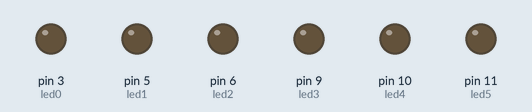
The sketch below on a simulated Arduino Uno, built with avr-gcc and run on an emulated ATmega328P. Shown: output pins drawn as LEDs (lit = HIGH).

Above: at 0.05 s.
At 1.5 s:
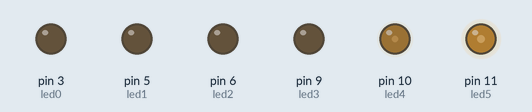
At 3.0 s:
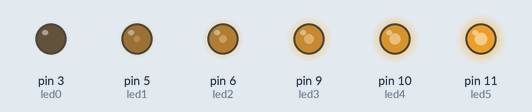
At 4.5 s:
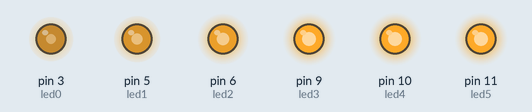
At 6.0 s:
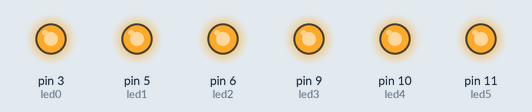
Timing chart, 0 to 7.8 s (numbered marks = the images above):
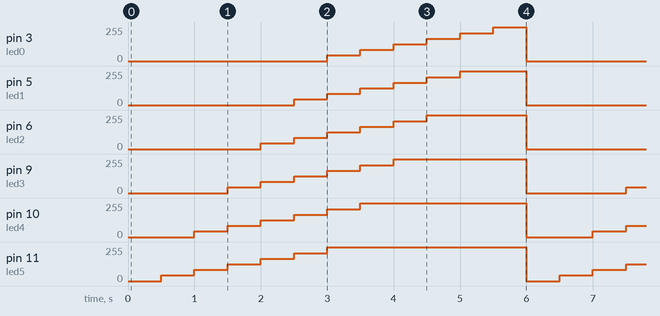

Measured:
- by itself, pin 5 (led1): repeats every 6.0 s: 84/255 0.50 s, 126/255 0.50 s, 168/255 0.50 s, 210/255 0.50 s, 254/255 1.0 s, 0/255 2.5 s, 42/255 0.50 s
- by itself, pin 6 (led2): repeats every 6.0 s: 84/255 0.50 s, 126/255 0.50 s, 168/255 0.50 s, 210/255 0.50 s, 254/255 1.5 s, 0/255 2.0 s, 42/255 0.50 s

The sketch:

Prog.02.ino
```cpp
/**********************************************************************************
**                                                                               **
**                                                      TÍTOL: Fade LEDS Prog.02 **
**                                                                               **
**   NOM: Dennis Garcia                                       DATA: 25/02/2019   **
**********************************************************************************/

//********** Includes *************************************************************
//********** Variables ************************************************************
const int led0 = 3;          // donar nom al pin 3 de l’Arduino
const int led1 = 5;          // donar nom al pin 5 de l’Arduino
const int led2 = 6;          // donar nom al pin 6 de l’Arduino
const int led3 = 9;          // donar nom al pin 9 de l’Arduino
const int led4 = 10;         // donar nom al pin 10 de l’Arduino
const int led5 = 11;         // donar nom al pin 11 de l’Arduino
int velocitat = 500;         // velocitat de l'acció en ms

//********** Setup ****************************************************************
void setup()
{
  pinMode(led0, OUTPUT);     // definir el pin 3 com una sortida
  pinMode(led1, OUTPUT);     // definir el pin 5 com una sortida
  pinMode(led2, OUTPUT);     // definir el pin 6 com una sortida
  pinMode(led3, OUTPUT);     // definir el pin 9 com una sortida
  pinMode(led4, OUTPUT);     // definir el pin 10 com una sortida
  pinMode(led5, OUTPUT);     // definir el pin 11 com una sortida
}

//********** Loop *****************************************************************
void loop()
{
  analogWrite(led0, 0);
  analogWrite(led1, 0);
  analogWrite(led2, 0);
  analogWrite(led3, 0);
  analogWrite(led4, 0);
  analogWrite(led5, 0);

  delay(velocitat);          // es queden leds velocitat ms en aquest estat

  analogWrite(led0, 0);
  analogWrite(led1, 0);
  analogWrite(led2, 0);
  analogWrite(led3, 0);
  analogWrite(led4, 0);
  analogWrite(led5, 42);

  delay(velocitat);           // es queden leds velocitat ms en aquest estat

  analogWrite(led0, 0);
  analogWrite(led1, 0);
  analogWrite(led2, 0);
  analogWrite(led3, 0);
  analogWrite(led4, 42);
  analogWrite(led5, 84);

  delay(velocitat);           // es queden leds velocitat ms en aquest estat

  analogWrite(led0, 0);
  analogWrite(led1, 0);
  analogWrite(led2, 0);
  analogWrite(led3, 42);
  analogWrite(led4, 84);
  analogWrite(led5, 126);

  delay(velocitat);           // es queden leds velocitat ms en aquest estat

  analogWrite(led0, 0);
  analogWrite(led1, 0);
  analogWrite(led2, 42);
  analogWrite(led3, 84);
  analogWrite(led4, 126);
  analogWrite(led5, 168);

  delay(velocitat);           // es queden leds velocitat ms en aquest estat

  analogWrite(led0, 0);
  analogWrite(led1, 42);
  analogWrite(led2, 84);
  analogWrite(led3, 126);
  analogWrite(led4, 168);
  analogWrite(led5, 210);

  delay(velocitat);           // es queden leds velocitat ms en aquest estat

  analogWrite(led0, 42);
  analogWrite(led1, 84);
  analogWrite(led2, 126);
  analogWrite(led3, 168);
  analogWrite(led4, 210);
  analogWrite(led5, 254);

  delay(velocitat);           // es queden leds velocitat ms en aquest estat

  analogWrite(led0, 84);
  analogWrite(led1, 126);
  analogWrite(led2, 168);
  analogWrite(led3, 210);
  analogWrite(led4, 254);
  analogWrite(led5, 254);

  delay(velocitat);           // es queden leds velocitat ms en aquest estat

  analogWrite(led0, 126);
  analogWrite(led1, 168);
  analogWrite(led2, 210);
  analogWrite(led3, 254);
  analogWrite(led4, 254);
  analogWrite(led5, 254);

  delay(velocitat);           // es queden leds velocitat ms en aquest estat

  analogWrite(led0, 168);
  analogWrite(led1, 210);
  analogWrite(led2, 254);
  analogWrite(led3, 254);
  analogWrite(led4, 254);
  analogWrite(led5, 254);

  delay(velocitat);           // es queden leds velocitat ms en aquest estat

  analogWrite(led0, 210);
  analogWrite(led1, 254);
  analogWrite(led2, 254);
  analogWrite(led3, 254);
  analogWrite(led4, 254);
  analogWrite(led5, 254);

  delay(velocitat);           // es queden leds velocitat ms en aquest estat

  analogWrite(led0, 254);
  analogWrite(led1, 254);
  analogWrite(led2, 254);
  analogWrite(led3, 254);
  analogWrite(led4, 254);
  analogWrite(led5, 254);

  delay(velocitat);           // es queden leds velocitat ms en aquest estat
}

//********** Funcions *************************************************************
```
